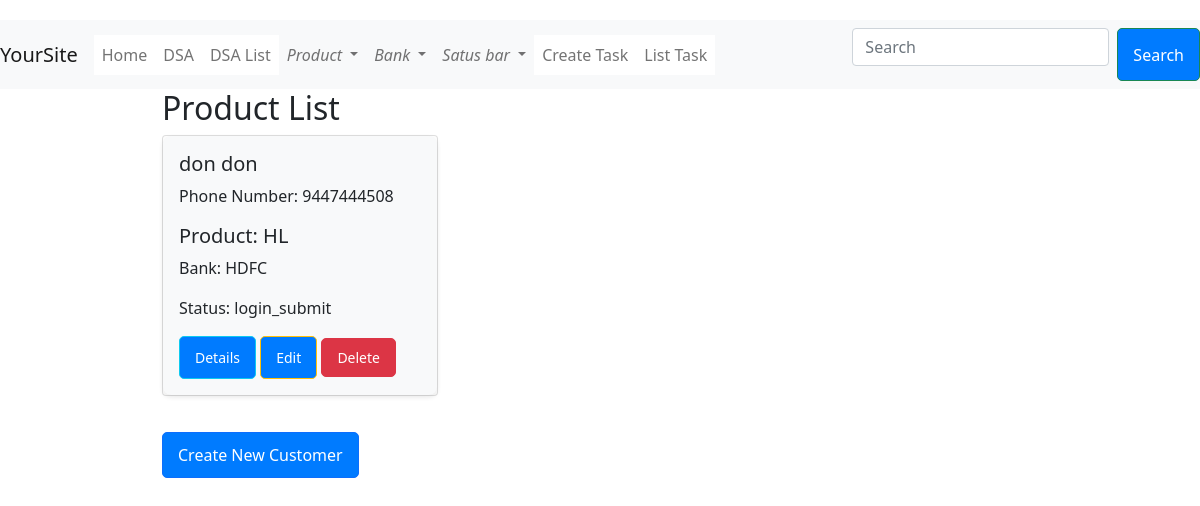
/product_catogory/HL/, run on the app's committed database.
### profiles/models.py (models this page shows, shortened)
class Customer(models.Model):
    f_name = models.CharField(max_length=50)
    l_name = models.CharField(max_length=50)
    phone_num = models.IntegerField()
    product = models.CharField(choices=PRODUCT_CHOICE, max_length=20)
    bank = models.CharField(choices=BANK_CHOICE, max_length=20)
    status = models.CharField(choices=STATUS_CHOICES, max_length=20)
    type = models.CharField(choices=TYPE_CHOICES, max_length=4)
    dsa = models.ForeignKey(DSA, on_delete=models.SET_NULL, null=True, blank=True)
    created_date = models.DateField(auto_now_add=True)

### profiles/views.py (the view)
# urls.py: path('product_catogory/<slug:val>/', views.Pdoduct_Catogory.as_view(),name="product_catogory"),
class Pdoduct_Catogory(View):
    def get(self,request,val):
        product = Customer.objects.filter(product=val)
        titles = product.values('f_name','l_name')
        return render(request,'Product_catogory.html',{'product': product, 'titles': titles})

### templates/Product_catogory.html
{% extends 'base.html' %}
{% block content %}
<h2>Product List</h2>
<div class="row">
    {% for prd in product %}
    <div class="col-md-4 mb-3">
        <div class="card">
            <div class="card-body">
                <h5 class="card-title">{{ prd.f_name }} {{ prd.l_name }}</h5>
                <p class="card-text">Phone Number: {{ prd.phone_num }}</p>
                <h5 class="card-text">Product: {{ prd.product }}</h5>
                <p class="card-text">Bank: {{ prd.bank }}</p>
                <p class="card-text">Status: {{ prd.status }}</p>
                <a href="{% url 'details' prd.pk %}" class="btn btn-info btn-sm">Details</a>
                <a href="{% url 'edit' prd.pk %}" class="btn btn-warning btn-sm">Edit</a>
                <a href="{% url 'delete' prd.pk %}" class="btn btn-danger btn-sm">Delete</a>
            </div>
        </div>
    </div>
    {% endfor %}
</div>
<a href="{% url 'create_customer' %}" class="btn btn-primary">Create New Customer</a>
{% endblock %}

### templates/base.html (style rules this page uses)
body { padding-top: 20px; padding-bottom: 20px; }
.card { margin-bottom: 20px; }
.card-body { background-color: #f8f9fa; border-radius: 8px; box-shadow: 0 2px 5px rgba(0, 0, 0, 0.1); }
a { text-decoration: none; }
.btn { background-color: #007bff; color: #fff; padding: 10px 15px; border-radius: 5px; text-align: center; }
.btn-danger { background-color: #dc3545; color: white; padding: 8px 15px; text-align: center; border-radius: 5px; }

### data on the page
Customer: f_name "don", l_name "don", phone_num "9447444508", product "HL", bank "HDFC", status "login_submit"
